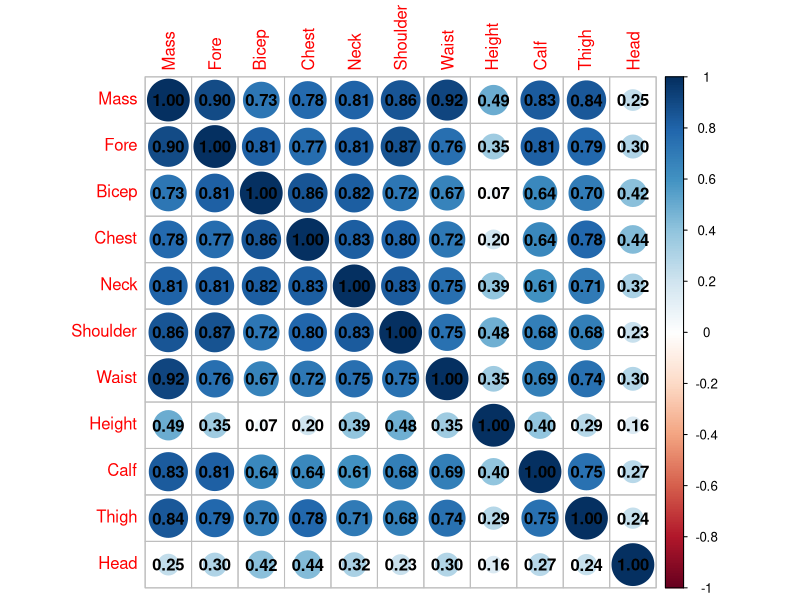
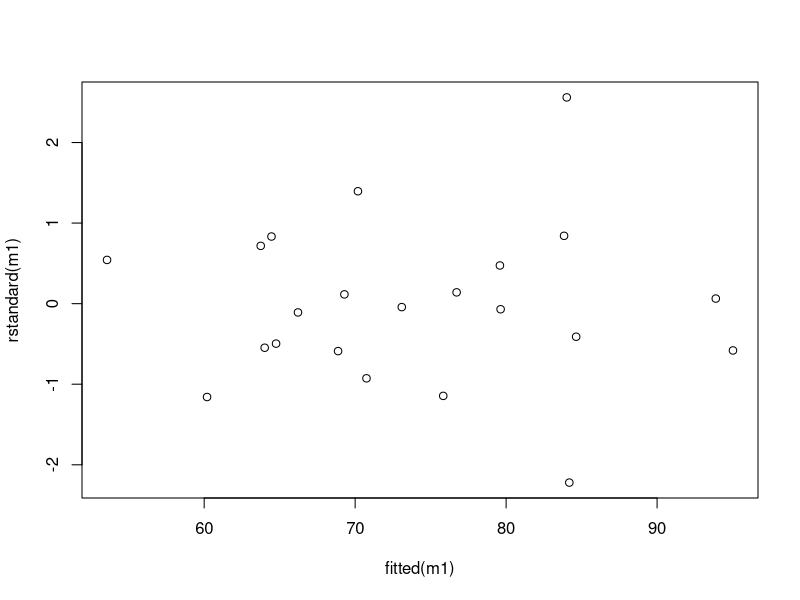

Write the R code that produced these figures, in order.
#exercise 4 

Mass<-c(77,85.5,63,80.5,79.5,94,66,69,65,58,69.5,73,74,68,80,66,54.5,64,84,73,89,94)

Fore<-c(28.5,29.5,25,28.5,28.5,30.5,26.5,27,26.5,26.5,28.5,27.5,29.5,25,29.5,26.5,24,25.5,30,28,29,31)

Bicep<-c(33.5,36.5,31,34,36.5,38,29,31,29,31,37,33,36,30,36,32.5,30,28.5,34.5,34.5,35.5,33.5)

Chest<-c(100,107,94,104,107,112,93,95,93,96,109.5,102,101,98.5,103,89,92.5,87.5,99,97,106,106)

Neck<-c(38.5,39,36.5,39,39,39,35,37,35,35,39,38.5,38.5,37,40,35,35.5,35,40.5,37,39,39)

Shoulder<-c(114,119,102,114,114,121,105,108,112,103,118,113,115.5,108,117,104.5,102,109,119,104,118,120)

Waist<-c(85,90.5,80.5,91.5,92,101,76,84,74,76,80,86,82,82,95.5,81,76,84,88,82,96,99.5)

Height<-c(178,187,175,183,174,180,177.5,182.5,178.5,168.5,170,180,186.5,188,173,171,169,181,188,173,179,184)

Calf<-c(37.5,40,33,38,40,39.5,38.5,36,34,35,38,36,38,37,37,38,32,35.5,39,38,39.5,42)

Thigh<-c(53,52,49,50,53,57.5,50,49,47,46,50,49,49,49.5,52.5,48,42,42,50.5,49,51,55)

Head<-c(58,59,57,60,59,59,58.5,60,55.5,58,58.5,59,60,57,58,56.5,57,58,56,58,58.5,57)

data<-data.frame(Mass,Fore,Bicep,Chest,Neck,Shoulder,Waist,Height,Calf,Thigh,Head)

round(cor(data$Mass,data[2:11]),3)




#a)
# Load the necessary library
if (!require("corrplot")) {
  install.packages("corrplot")
  library(corrplot)
}

# Assuming your data is in a data frame named 'data'
# Select only the columns you're interested in
selected_data <- data[, c("Mass", "Fore", "Bicep", "Chest", "Neck", "Shoulder", "Waist", "Height", "Calf", "Thigh", "Head")]

# Compute the correlation matrix
cor_matrix <- cor(selected_data, use = "complete.obs")  # 'use' argument handles missing values

# Plot the correlation matrix with numbers
corrplot(cor_matrix, method = "circle", addCoef.col = "black")


#c)
model.null<-glm(Mass~1,family=gaussian,data=data)

model.full<-glm(Mass~.,family=gaussian,data=data)

step(model.full,scope=list(model.null,model.full),direction="both",k=log(dim(data)[1]))

m1<-glm(Mass ~ Fore + Waist + Height + Thigh + Head,gaussian)
summary(m1)
anova(m1,test = "F")

m2<-glm(Mass ~ Fore + Waist + Height + Thigh,gaussian)
summary(m2)

BIC(m1,m2)  #m1 better model

#d)
plot(fitted(m1),rstandard(m1)) #good plot

#e)
## Final conclusion : Best model based on BIC criterion is m1 which is a good model provided by residual plots.

#Using ANOVA with F test we see that Head is not statistically significant in the model
#yet it gives the model extra predictive power


